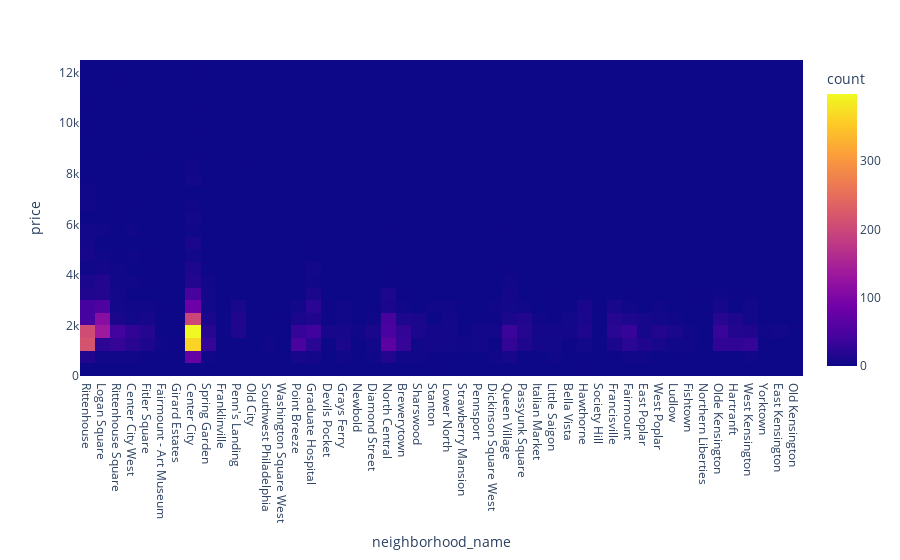

Notebook cell for this chart:
### Code cell
fig = px.density_heatmap(result, x ='neighborhood_name', y = 'price')
fig.show()

### Figure 1 — Plotly figure (JSON) as saved in the notebook; plotly's stock layout.template omitted (floating-point values rounded to 4 significant figures; data arrays with more than 128 entries replaced by an {"elided": "..."} marker saying what was removed)
{"data": [{"coloraxis": "coloraxis", "hovertemplate": "neighborhood_name=%{x}<br>price=%{y}<br>count=%{z}<extra></extra>", "name": "", "type": "histogram2d", "x": {"elided": "3851 str values"}, "xaxis": "x", "xbingroup": "x", "y": {"elided": "3851 int values"}, "yaxis": "y", "ybingroup": "y"}], "layout": {"coloraxis": {"colorbar": {"title": {"text": "count"}}, "colorscale": [[0, "#0d0887"], [0.1111, "#46039f"], [0.2222, "#7201a8"], [0.3333, "#9c179e"], [0.4444, "#bd3786"], [0.5556, "#d8576b"], [0.6667, "#ed7953"], [0.7778, "#fb9f3a"], [0.8889, "#fdca26"], [1, "#f0f921"]]}, "legend": {"tracegroupgap": 0}, "margin": {"t": 60}, "xaxis": {"anchor": "y", "domain": [0, 1], "title": {"text": "neighborhood_name"}}, "yaxis": {"anchor": "x", "domain": [0, 1], "title": {"text": "price"}}}}
